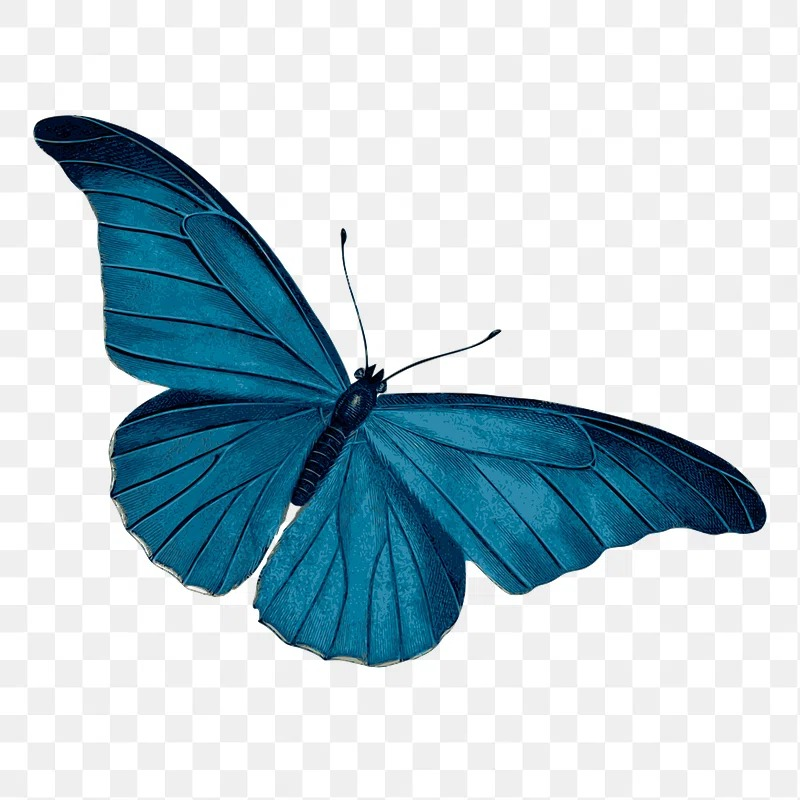
#> input picture t1.jpg, 800 x 800 px
$ python harmotrad.py
#> lines starting #> are read from the running program, lines starting #| are printed output that depends on the picture
import subprocess
import sys
import cv2
import numpy as np
import matplotlib.pyplot as plt

def harmonize_colors(image_path, harmony_type="complementary"):
    # Charger l'image
#> called with image_path = 't1.jpg', harmony_type = 'analogous'
    image = cv2.imread(image_path)
#> image is the input picture: shape (800, 800, 3); mean B, G, R 212.6, 204.6, 186.1
    image_hsv = cv2.cvtColor(image, cv2.COLOR_BGR2HSV)
#> image_hsv: shape (800, 800, 3); mean H, S, V 29.5, 59.5, 212.6

    # Extraire les canaux HSV
    h, s, v = cv2.split(image_hsv)
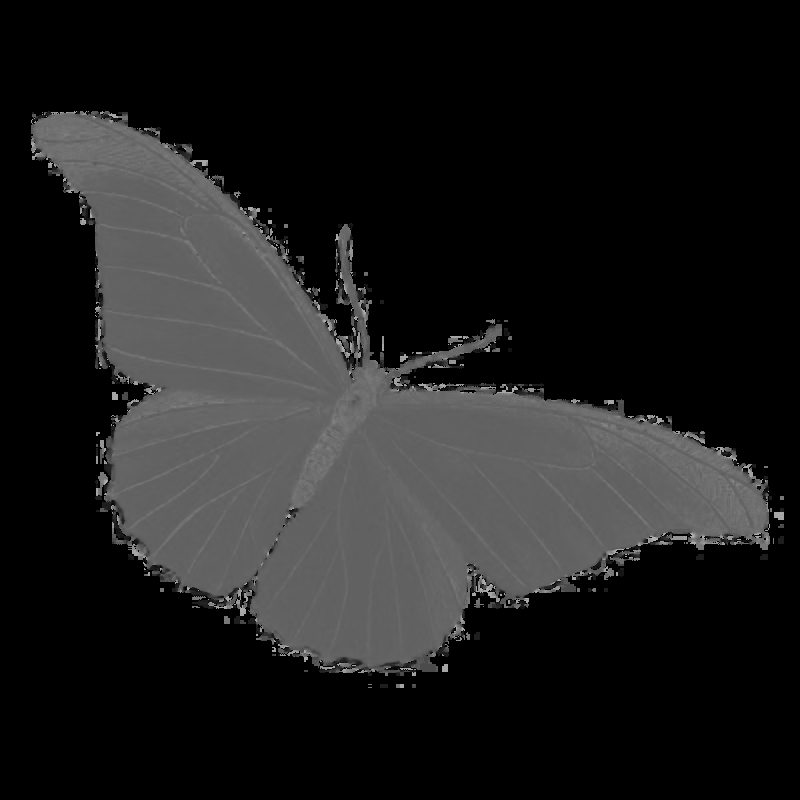
#> h: shape (800, 800); min 0, max 177, mean 29.5
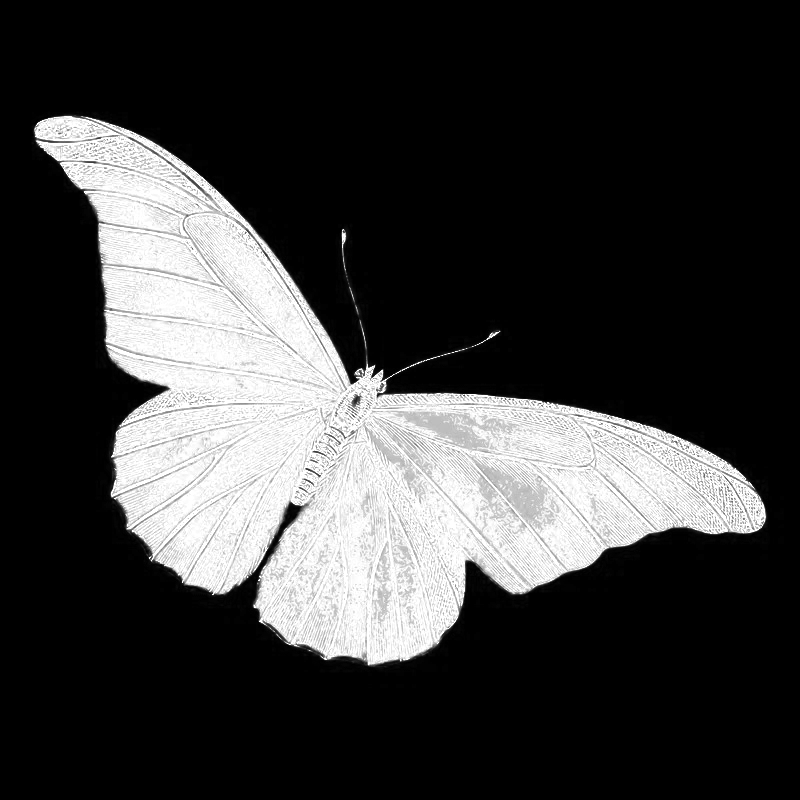
#> s: shape (800, 800); min 0, max 255, mean 59.5
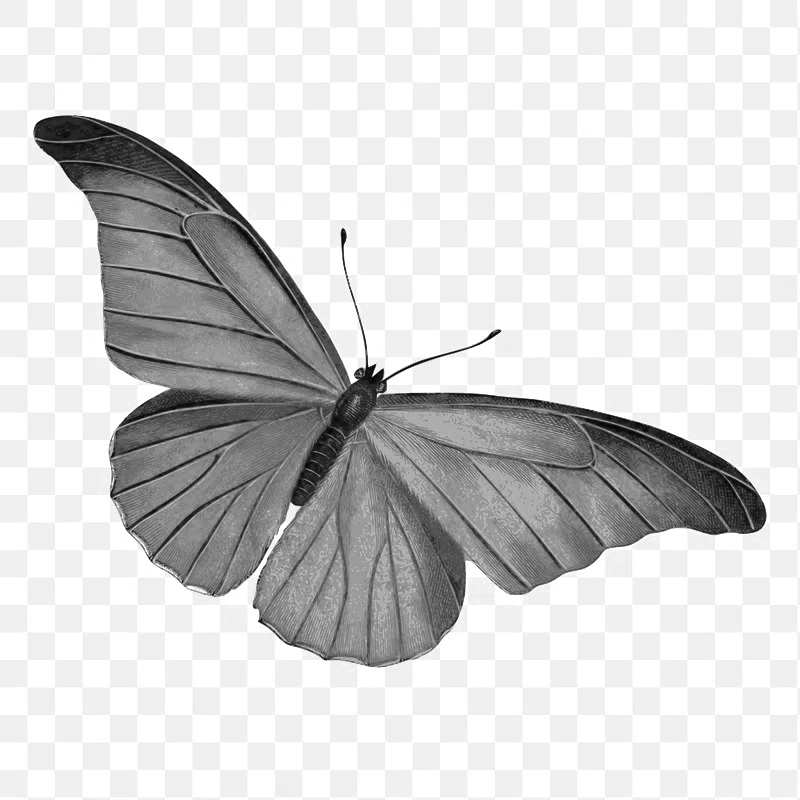
#> v: shape (800, 800); min 2, max 255, mean 212.6

    if harmony_type == "complementary":
        h = (h + 90) % 180  # Rotation de 180 degrés (complémentaire)
    elif harmony_type == "analogous":
        h = (h + 30) % 180  # Rotation de 30 degrés
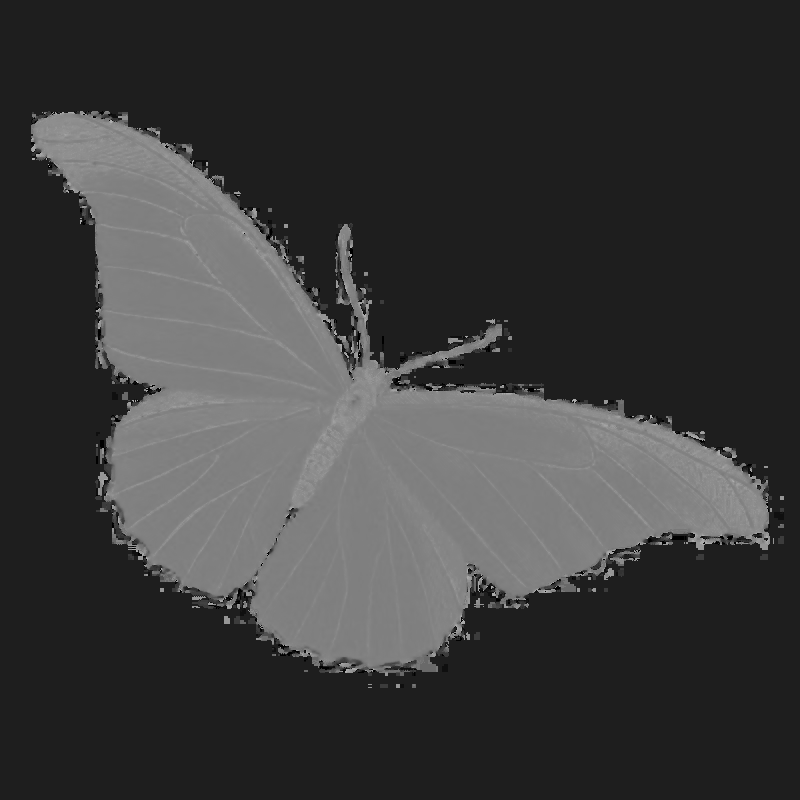
#> h: shape (800, 800); min 0, max 177, mean 58.6
    elif harmony_type == "triadic":
        h = (h + 60) % 180
    elif harmony_type == "monochromatic":
        s = np.clip(s - 50, 0, 255)  # Réduction de la saturation

    # Combiner les canaux modifiés
    harmonized_hsv = cv2.merge([h, s, v])
#> harmonized_hsv: shape (800, 800, 3); mean H, S, V 58.6, 59.5, 212.6
    harmonized_image = cv2.cvtColor(harmonized_hsv, cv2.COLOR_HSV2BGR)
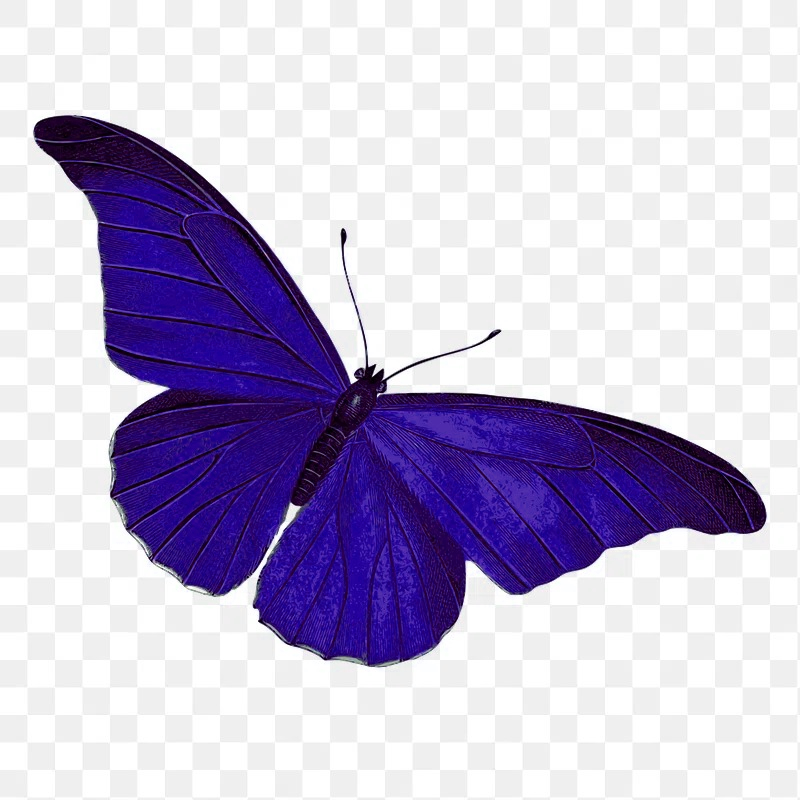
#> harmonized_image: shape (800, 800, 3); mean B, G, R 212.6, 186, 193.9

    return harmonized_image

# Tester avec une image
image_path = "t1.jpg"
harmonized = harmonize_colors(image_path, harmony_type="analogous")
cv2.imwrite("harmonized_image.jpg", harmonized)

def plot_histogram(image, title):
#> called with title = 'Image originale'
    colors = ("b", "g", "r")
    for i, color in enumerate(colors):
        hist = cv2.calcHist([image], [i], None, [256], [0, 256])
        plt.plot(hist, color=color, label=f"Canal {color.upper()}")
    plt.title(title)
    plt.xlabel("Intensité des pixels")
    plt.ylabel("Fréquence")
    plt.legend()
    plt.show()
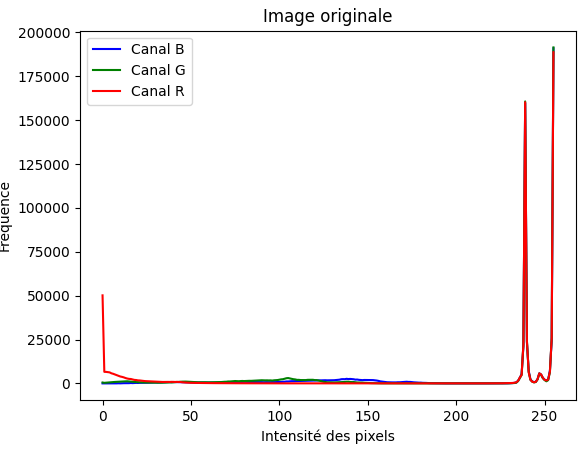
#> figure drawn by matplotlib, 1 panel; curve peaks at x = 255, y = 191005; curve peaks at x = 255, y = 191475; curve peaks at x = 255, y = 188718

# Affichage des histogrammes
original_image = cv2.imread(image_path)
plot_histogram(original_image, "Image originale")
plot_histogram(harmonized, "Image harmonisée")
#> call 2 of plot_histogram, with title = 'Image harmonisée'
#> in plot_histogram (call 2), `plt.show()`:
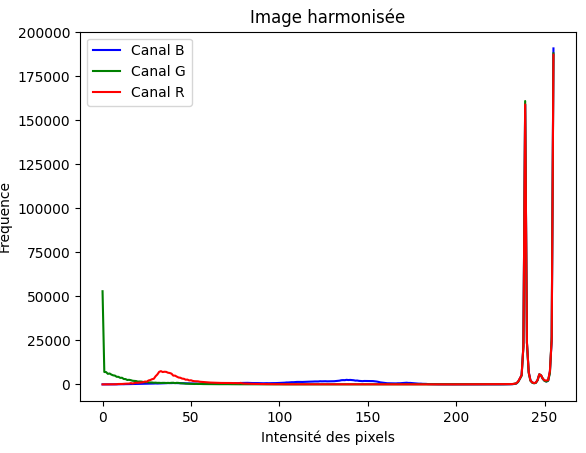
#> figure drawn by matplotlib, 1 panel; curve peaks at x = 255, y = 190854; curve peaks at x = 255, y = 188047; curve peaks at x = 255, y = 187244

$ run again, with t2.jpg copied over t1.jpg
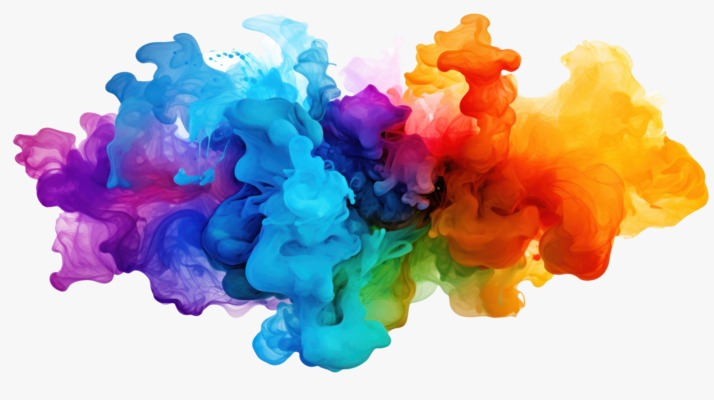
#> input picture t2.jpg, 714 x 400 px
#> in harmonize_colors, image is the input picture: shape (400, 714, 3); mean B, G, R 181.5, 177.1, 185.4
#> image_hsv: shape (400, 714, 3); mean H, S, V 48.2, 109.1, 222.9
#> harmonized_hsv: shape (400, 714, 3); mean H, S, V 70.2, 109.1, 222.9
#> in harmonize_colors, `harmonized_image = cv2.cvtColor(harmonized_hsv, cv2.COLOR_HSV2BGR)`:
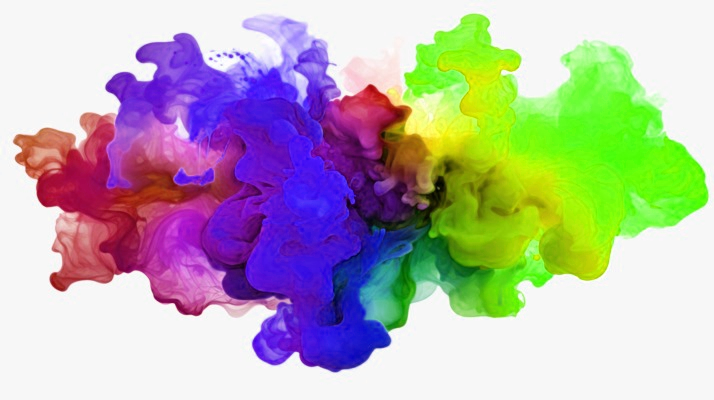
#> harmonized_image: shape (400, 714, 3); mean B, G, R 174.6, 178.5, 182.8
#> in plot_histogram (call 2), `plt.show()`:
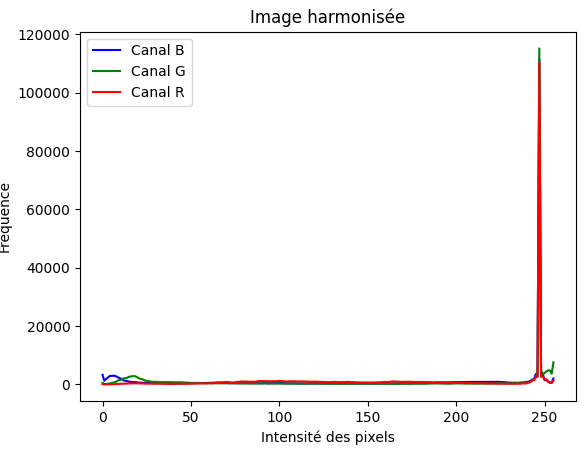
#> figure drawn by matplotlib, 1 panel; curve peaks at x = 247, y = 111418; curve peaks at x = 247, y = 115160; curve peaks at x = 247, y = 110337
